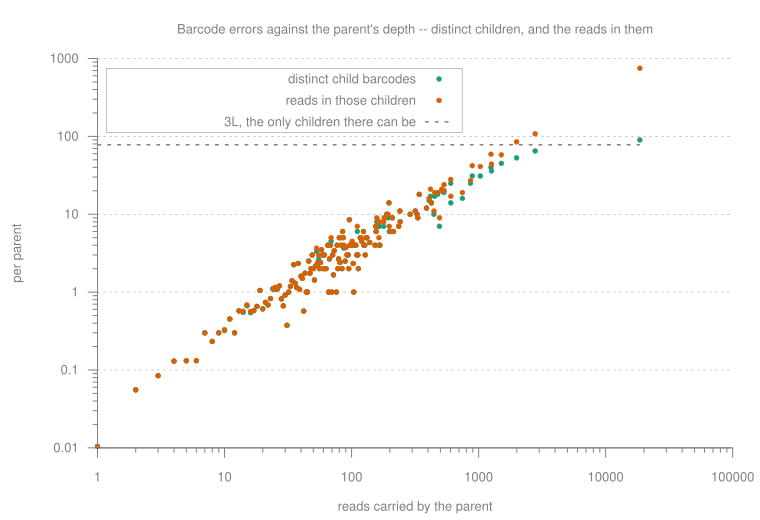

The gnuplot source for this figure:
set terminal svg size 760,520 font "Helvetica,13" enhanced
set output "/Users/mikesh/vcs/code/migec/assets/umi_error_children.svg"
set border 3 lw 1 lc rgb "#808080"
set tics nomirror out textcolor rgb "#808080"
set title textcolor rgb "#808080"
set xlabel textcolor rgb "#808080"
set ylabel textcolor rgb "#808080"
set y2label textcolor rgb "#808080"
# Inside, bottom right, opaque-bordered but unfilled -- a legend in the margin makes every figure
# wider than its data and is the first thing a journal asks you to move.
set key inside bottom right box lw 0.5 lc rgb "#808080" textcolor rgb "#808080" samplen 2 spacing 1.1
set style fill solid 0.85 noborder
set grid ytics lw 0.5 lc rgb "#808080" dt 3
set datafile separator "\t"
set datafile missing "NA"

set title "Barcode errors against the parent's depth -- distinct children, and the reads in them"
set xlabel "reads carried by the parent"
set ylabel "per parent"
set logscale xy
set key inside top left
# A parent seen c times had c*L barcode bases to miscall, so both series should rise with c -- but
# only one of them can rise forever. There are just 3L distinct barcodes one substitution away, so
# the DISTINCT-children curve bends over and stops; the READS-in-children curve has no ceiling and
# keeps climbing. The dashed line is that ceiling. Where the points leave it is where the barcode
# neighbourhood filled, measured rather than predicted, and it is the same saturation that makes
# the distance-1 error estimate fail downward.
#
# Points, never lines: one row is one exact depth, and past the head most depths hold a handful of
# parents, so a line would draw quantisation noise as structure.
plot "/Users/mikesh/vcs/code/migec/assets/PBMC.umi_errors.tsv" using 1:($5 > 0 ? $5 : 1/0) with points pt 7 ps 0.5 lc rgb "#1b9e77"        title "distinct child barcodes",      "" using 1:($6 > 0 ? $6 : 1/0) with points pt 7 ps 0.5 lc rgb "#d95f02"        title "reads in those children",      "" using 1:7 with lines lw 1.5 dt 2 lc rgb "#808080"        title "3L, the only children there can be"
